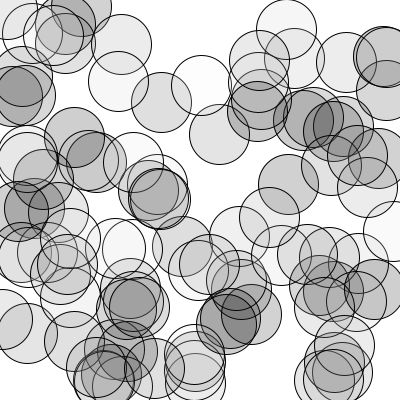
Frame 1 (no input)
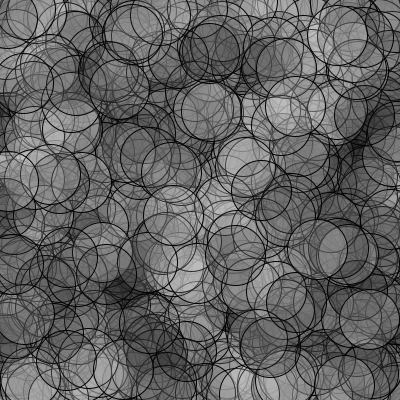
Frame 60 (the mouse pressed at the canvas centre just before this capture)
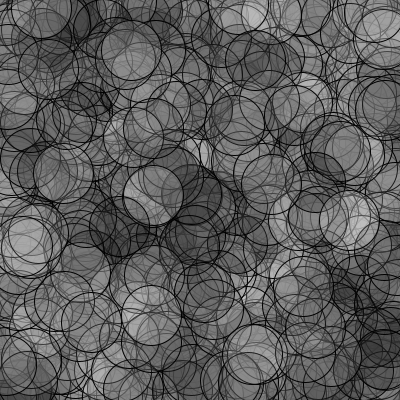
Frame 120 (the mouse held since frame 60 and released just before this capture)

The Processing sketch that drew these frames (run headless with seeded random() and noise(); from frame 60 on, the mouse is pressed at the canvas centre):

// Processing sketch: processing_37955
// ── processing_37955.pde

void setup(){
size(400,400);
background(255);
smooth();
}

void draw(){
  for(int i=0;i<100;i++){
    drawX(int(random(255)),int(random(width)),int(random(height)));
}
}

void drawX(int gray,int x,int y){
fill(gray,50);
ellipse(x,y,60,60);
}


                
                
